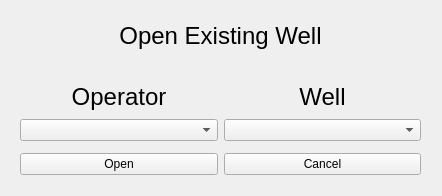
<?xml version="1.0" encoding="UTF-8"?>
<ui version="4.0">
 <class>openExistingWindow</class>
 <widget class="QMainWindow" name="openExistingWindow">
  <property name="geometry">
   <rect>
    <x>0</x>
    <y>0</y>
    <width>442</width>
    <height>196</height>
   </rect>
  </property>
  <property name="windowTitle">
   <string>Drilling Tools - Open Existing Well</string>
  </property>
  <widget class="QWidget" name="centralwidget">
   <widget class="QLabel" name="label">
    <property name="geometry">
     <rect>
      <x>10</x>
      <y>20</y>
      <width>421</width>
      <height>31</height>
     </rect>
    </property>
    <property name="font">
     <font>
      <pointsize>18</pointsize>
     </font>
    </property>
    <property name="text">
     <string>Open Existing Well</string>
    </property>
    <property name="alignment">
     <set>Qt::AlignCenter</set>
    </property>
   </widget>
   <widget class="QWidget" name="">
    <property name="geometry">
     <rect>
      <x>20</x>
      <y>80</y>
      <width>401</width>
      <height>61</height>
     </rect>
    </property>
    <layout class="QGridLayout" name="gridLayout">
     <item row="0" column="0">
      <widget class="QLabel" name="label_2">
       <property name="font">
        <font>
         <pointsize>18</pointsize>
        </font>
       </property>
       <property name="text">
        <string>Operator</string>
       </property>
       <property name="alignment">
        <set>Qt::AlignCenter</set>
       </property>
      </widget>
     </item>
     <item row="0" column="1">
      <widget class="QLabel" name="label_3">
       <property name="font">
        <font>
         <pointsize>18</pointsize>
        </font>
       </property>
       <property name="text">
        <string>Well</string>
       </property>
       <property name="alignment">
        <set>Qt::AlignCenter</set>
       </property>
      </widget>
     </item>
     <item row="1" column="0">
      <widget class="QComboBox" name="operatorBox"/>
     </item>
     <item row="1" column="1">
      <widget class="QComboBox" name="wellBox"/>
     </item>
    </layout>
   </widget>
   <widget class="QWidget" name="">
    <property name="geometry">
     <rect>
      <x>20</x>
      <y>144</y>
      <width>401</width>
      <height>41</height>
     </rect>
    </property>
    <layout class="QHBoxLayout" name="horizontalLayout">
     <item>
      <widget class="QPushButton" name="openBtn">
       <property name="text">
        <string>Open</string>
       </property>
      </widget>
     </item>
     <item>
      <widget class="QPushButton" name="cancelBtn">
       <property name="text">
        <string>Cancel</string>
       </property>
      </widget>
     </item>
    </layout>
   </widget>
  </widget>
 </widget>
 <resources/>
 <connections/>
</ui>
